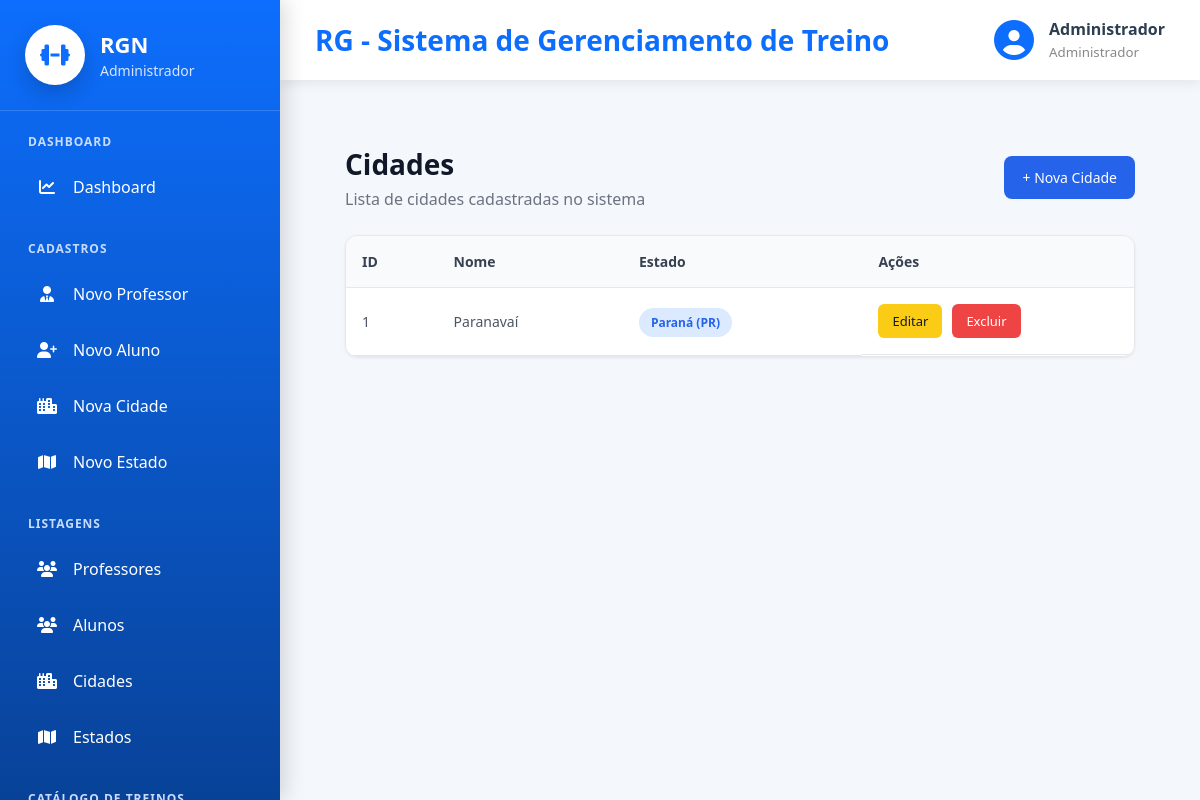
/cadastros/listar/cidade/ (signed in), run on the app's committed database.
### cadastros/models.py (models this page shows, shortened)
class Auditoria(models.Model):
    cadastrado_em = models.DateTimeField(auto_now_add=True, verbose_name="Cadastrado em")
    atualizado_em = models.DateTimeField(auto_now=True, verbose_name="Atualizado em")
    class Meta:
        abstract = True

class Pessoa(Auditoria):
    TIPO_CHOICES = [
        ('ALUNO', 'Aluno'),
        ('PROFESSOR', 'Professor'),
        ('ADMINISTRADOR', 'Administrador')
    ]
    SEXO_CHOICES = [
        ('M', 'Masculino'),
        ('F', 'Feminino'),
        ('O', 'Outro'),
    ]
    NIVEL_CHOICES = [
        (1, 'Iniciante'),
        (2, 'Intermediário'),
        (3, 'Avançado'),
    ]
    tipo = models.CharField(max_length=20, choices=TIPO_CHOICES, verbose_name="Tipo de Pessoa")
    nome = models.CharField(max_length=50, verbose_name="Nome")
    data_nascimento = models.DateField(verbose_name="Data de nascimento",null=True,blank=True,validators=[validar_data_nascimento],)
    cpf = models.CharField(max_length=11, unique=True, verbose_name="CPF")
    telefone = models.CharField(max_length=15, verbose_name="Telefone")
    objetivo = models.TextField(verbose_name="Objetivo", null=True, blank=True)
    sexo = models.CharField(max_length=20, choices=SEXO_CHOICES, verbose_name="Sexo", null=True, blank=True)
    nivel = models.IntegerField(choices=NIVEL_CHOICES, verbose_name="Nível", null=True, blank=True)
    cidade = models.ForeignKey(Cidade, on_delete=models.PROTECT)
    professor = models.ForeignKey("self", on_delete=models.PROTECT, related_name="alunos", limit_choices_to={"tipo": "PROFESSOR"}, null=True, blank=True)
    usuario = models.OneToOneField("auth.User", on_delete=models.CASCADE, related_name="pessoa_usuario")
    precisa_trocar_senha = models.BooleanField(default=False, verbose_name="Precisa trocar a senha")

class Cidade(Auditoria):
    nome = models.CharField(max_length=50, verbose_name="Nome da Cidade")
    estado = models.ForeignKey(Estado, on_delete=models.PROTECT)

class Estado(Auditoria):
    nome = models.CharField(max_length=50, verbose_name="Nome do Estado")
    sigla = models.CharField(max_length=2, verbose_name="Sigla")
    def __str__(self):
        return "{} ({})".format(self.nome, self.sigla)

### cadastros/views.py (the view)
# urls.py: path('listar/cidade/', CidadeList.as_view(), name="listar-cidade"),
class CidadeList(LoginRequiredMixin, GroupRequiredMixin, ListView):
    login_url = reverse_lazy('login')
    model = Cidade
    template_name = 'cadastros/listar_cidades.html'
    group_required = ["Administrador"]

### cadastros/templates/cadastros/listar_cidades.html
{% extends 'modelo.html' %}
{% load static %}
{% block css %}
<link rel="stylesheet" href="{% static 'css/cadastros/listar_cidades.css' %}">
<link rel="stylesheet" href="{% static 'css/paginas/modelo.css' %}">
{% endblock %}
{% block main %}
<div class="list-container">
    <div class="list-header">
        <div>
            <h2>Cidades</h2>
            <p>Lista de cidades cadastradas no sistema</p>
        </div>
        <a href="{% url 'cadastrar-cidade' %}" class="btn-novo">
            + Nova Cidade
        </a>
    </div>
    <div class="table-container">
        <table class="table-list">
            <thead>
                <tr>
                    <th>ID</th>
                    <th>Nome</th>
                    <th>Estado</th>
                    <th>Ações</th>
                </tr>
            </thead>
            <tbody>
                {% for cidade in object_list %}
                <tr>
                    <td>{{ cidade.id }}</td>
                    <td>{{ cidade.nome }}</td>
                    <td><span class="badge">{{ cidade.estado }}</span></td>
                    <td class="acoes">
                        <a href="{% url 'editar-cidade' cidade.id %}" class="btn-editar">Editar</a>
                        <a href="{% url 'excluir-cidade' cidade.id %}" class="btn-deletar">Excluir</a>
                    </td>
                </tr>
                {% empty %}
                <tr>
                    <td colspan="4" class="sem-registro">Nenhuma cidade cadastrada.</td>
                </tr>
                {% endfor %}
            </tbody>
        </table>
    </div>
</div>
{% endblock %}

### paginas/templates/modelo.html (shortened to what this page needs)
{% load static %}
<!DOCTYPE html>
<html lang="pt-br">
<head>
    <link rel="stylesheet" href="{% static 'css/paginas/modelo.css' %}">
    <link rel="stylesheet" href="{% static 'css/paginas/menu.css' %}">
    <link rel="stylesheet" href="{% static 'css/paginas/dashboard/dashboard_admin.css' %}">
    <link rel="stylesheet" href="{% static 'css/paginas/dashboard/dashboard_aluno.css' %}">
    <link rel="stylesheet" href="{% static 'css/paginas/dashboard/dashboard_professor.css' %}">
    <link rel="stylesheet"
          href="https://cdnjs.cloudflare.com/ajax/libs/font-awesome/6.7.2/css/all.min.css">
    {% block css %}
    {% endblock %}
</head>
<body>
<div class="layout">
    {% if request.user.is_authenticated %}
        {% if is_admin %}
            {% include 'menus/menu_admin.html' %}
        {% elif is_professor %}
            {% include 'menus/menu_professor.html' %}
        {% elif is_aluno %}
            {% include 'menus/menu_aluno.html' %}
        {% endif %}
    {% endif %}
    <div class="main-area">
        <header class="topbar">
            <div class="titulo">
                <h2>
                    {% block titulo %}
                        RG - Sistema de Gerenciamento de Treino
                    {% endblock %}
                </h2>
            </div>
            {% if request.user.is_authenticated %}
            <div class="usuario">
                <i class="fas fa-circle-user"></i>
                <div>
                    <strong>
                        {{ request.user.pessoa_usuario.nome }}
                    </strong>
                    <small>
                        {% if is_admin %}
                            Administrador
                        {% elif is_professor %}
                            Professor
                        {% elif is_aluno %}
                            Aluno
                        {% endif %}
                    </small>
                </div>
            </div>
            {% endif %}
        </header>
        <main class="conteudo">
            {% block main %}
            {% endblock %}
        </main>
    </div>
</div>
</body>
</html>

### static/css/paginas/modelo.css (style rules this page uses)
* { margin:0; padding:0; box-sizing:border-box; font-family:"Segoe UI",sans-serif; }
body { background:#f4f7fb; color:#2c3e50; }
.layout { display:flex; min-height:100vh; }
.main-area { margin-left:280px; width:calc(100% - 280px); display:flex; flex-direction:column; }
.topbar { height:80px; background:white; display:flex; justify-content:space-between; align-items:center; padding:0 35px; box-shadow:0 3px 12px rgba(0,0,0,.08); }
.titulo h2 { color:#0d6efd; font-size:28px; }
.usuario { display:flex; align-items:center; gap:15px; }
.usuario i { font-size:40px; color:#0d6efd; }
.usuario strong { display:block; font-size:16px; }
.usuario small { color:#888; }
.conteudo { flex:1; padding:35px; }

### static/css/paginas/menu.css (style rules this page uses)
.badge { background: #dc3545; color: white; font-size: 11px; font-weight: 700; padding: 2px 7px; border-radius: 10px; margin-left: auto; }

### static/css/paginas/dashboard/dashboard_admin.css (style rules this page uses)
* { margin:0; padding:0; box-sizing:border-box; }

### static/css/cadastros/listar_cidades.css (style rules this page uses)
.list-container { padding: 30px; }
.list-header { display: flex; align-items: center; justify-content: space-between; margin-bottom: 25px; }
.list-header h2 { font-size: 28px; color: #111827; margin-bottom: 5px; }
.list-header p { color: #6b7280; }
.btn-novo { background: #2563eb; color: #fff; padding: 12px 18px; border-radius: 8px; text-decoration: none; font-size: 14px; font-weight: 500; }
.table-container { background: #fff; border-radius: 12px; overflow-x: auto; border: 1px solid #e5e7eb; box-shadow: 0 1px 3px rgba(0,0,0,0.08); }
.table-list { width: 100%; border-collapse: collapse; min-width: 850px; }
.table-list thead { background: #f9fafb; }
.table-list th, .table-list td { padding: 16px; text-align: left; font-size: 14px; border-bottom: 1px solid #e5e7eb; }
.table-list th { color: #374151; }
.table-list td { color: #4b5563; }
.badge { background: #dbeafe; color: #2563eb; padding: 6px 12px; border-radius: 20px; font-size: 12px; font-weight: 600; }
.acoes { display: flex; gap: 10px; }
.btn-editar, .btn-deletar { padding: 8px 14px; border-radius: 6px; text-decoration: none; font-size: 13px; }
.btn-editar { background: #facc15; color: #111827; }
.btn-deletar { background: #ef4444; color: #fff; }

### data on the page
Cidade: id "1", nome "Paranavaí", estado "Paraná (PR)"

### other printed values
{{ request.user.pessoa_usuario.nome }} "Administrador"
